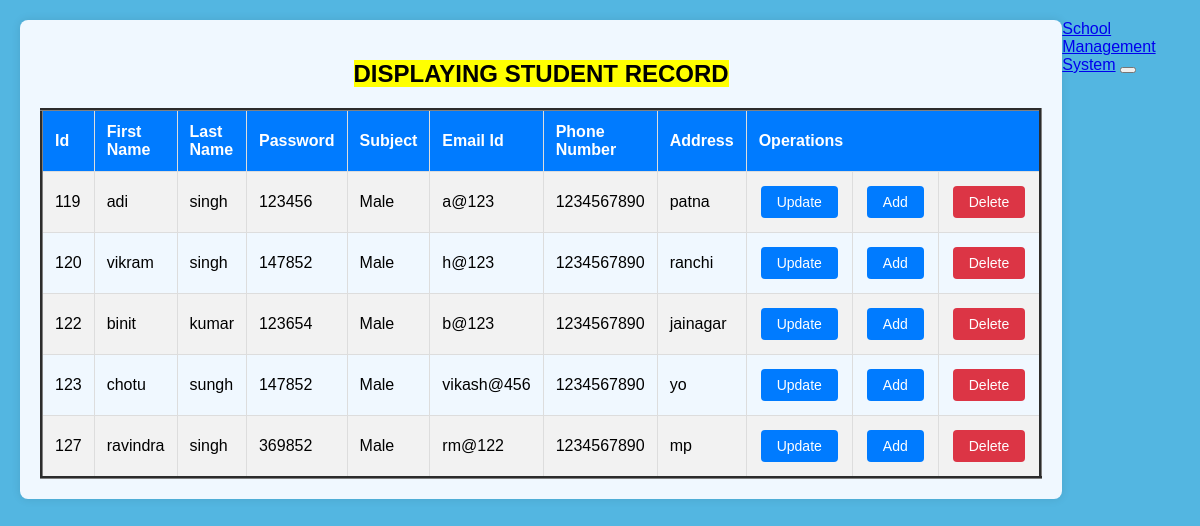
The app's page /school_management_2/extra.php with its own data.
### tables this page shows
CREATE TABLE `student` (
  `id` int(11) NOT NULL,
  `fname` varchar(30) NOT NULL,
  `lname` varchar(30) NOT NULL,
  `password` varchar(30) NOT NULL,
  `cpassword` varchar(30) NOT NULL,
  `gender` varchar(20) NOT NULL,
  `email` varchar(30) NOT NULL,
  `phone` varchar(30) NOT NULL,
  `address` varchar(50) NOT NULL
);

### school_management_2/extra.php (the view, shortened to what this page needs)
<!DOCTYPE html>
<html>
<head>
</head>
<body>
    <div class="container">
        <h2><mark>DISPLAYING STUDENT RECORD</mark></h2>
        <table border="3" cellspacing="7">
            <tr>
                <th width="5%">Id</th>
                <th width="10%">First Name</th>
                <th width="10%">Last Name</th>
                <th width="10%">Password</th>
                <th width="10%">Subject</th>
                <th width="10%">Email Id</th>
                <th width="10%">Phone Number</th>
                <th width="10%">Address</th>
                <th colspan="3" width="15%">Operations</th>
            </tr>
            <?php
            include("connection.php");
            $query = "SELECT * FROM student";
            $data = mysqli_query($conn, $query);
            $total = mysqli_num_rows($data);
            if ($total != 0) {
                while ($result = mysqli_fetch_assoc($data)) {
                    echo "<tr>
                        <td>" . htmlspecialchars($result['id']) . "</td>
                        <td>" . htmlspecialchars($result['fname']) . "</td>
                        <td>" . htmlspecialchars($result['lname']) . "</td>
                        <td>" . htmlspecialchars($result['password']) . "</td>
                        <td>" . htmlspecialchars($result['gender']) . "</td>
                        <td>" . htmlspecialchars($result['email']) . "</td>
                        <td>" . htmlspecialchars($result['phone']) . "</td>
                        <td>" . htmlspecialchars($result['address']) . "</td>
                        <td class='operations'>
                            <a href='studentupdate_detail.php?result=" . urlencode(json_encode($result)) . "'>Update</a>
                        </td>
                        <td class='operations'>
                            <a href='studentadd_detail.php'>Add</a>
                        </td>
                        <td class='operations'>
                            <form method='post' action='student_display.php'>
                                <input type='hidden' name='delete_id' value='" . htmlspecialchars($result['id']) . "'>
                                <input type='submit' value='Delete' onclick='return confirm(\"Are you sure you want to delete this record?\");'>
                            </form>
                        </td>
                    </tr>";
                }
            } else {
                echo "<tr><td colspan='11' style='text-align:center;'>No record found</td></tr>";
            }
            ?>
        </table>
    </div>
</body>
</html>
<!DOCTYPE html>
<html lang="en">
<head>
</head>
<body>
<nav class="navbar navbar-expand-lg navbar-light bg-light">
        <a class="navbar-brand" href="http://localhost:8002/school_management_2/welcome.php#">School Management System</a>
        <button class="navbar-toggler" type="button" data-toggle="collapse" data-target="#navbarNav" aria-controls="navbarNav" aria-expanded="false" aria-label="Toggle navigation">
        </button>
</nav>
</body>
</html>

### school_management_2/extra.php (style rules this page uses)
body { background-color: #53b6e1; font-family: Arial, sans-serif; margin: 0; padding: 20px; display: flex; justify-content: center; }
.container { width: 100%; max-width: 1200px; background-color: aliceblue; border-radius: 8px; box-shadow: 0 0 10px rgba(0, 0, 0, 0.1); padding: 20px; box-sizing: border-box; }
h2 { text-align: center; color: #007bff; margin-bottom: 20px; }
table { width: 100%; border-collapse: collapse; }
th, td { padding: 12px; border: 1px solid #ddd; text-align: left; }
th { background-color: #007bff; color: white; }
tr:nth-child(even) { background-color: #f2f2f2; }
.operations a, .operations form { display: inline-block; margin: 2px; }
.operations a { padding: 8px 16px; border-radius: 4px; background-color: #007bff; color: white; text-decoration: none; text-align: center; font-size: 14px; }
.operations form input[type="submit"] { padding: 8px 16px; border: none; border-radius: 4px; background-color: #dc3545; color: white; cursor: pointer; font-size: 14px; }

### records on screen
student: id "119", fname "adi", lname "singh", password "123456", gender "Male", email "a@123", phone "1234567890", address "patna"
student: id "120", fname "vikram", lname "singh", password "147852", gender "Male", email "h@123", phone "1234567890", address "ranchi"
student: id "122", fname "binit", lname "kumar", password "123654", gender "Male", email "b@123", phone "1234567890", address "jainagar"
student: id "123", fname "chotu", lname "sungh", password "147852", gender "Male", email "vikash@456", phone "1234567890", address "yo"
student: id "127", fname "ravindra", lname "singh", password "369852", gender "Male", email "rm@122", phone "1234567890", address "mp"
